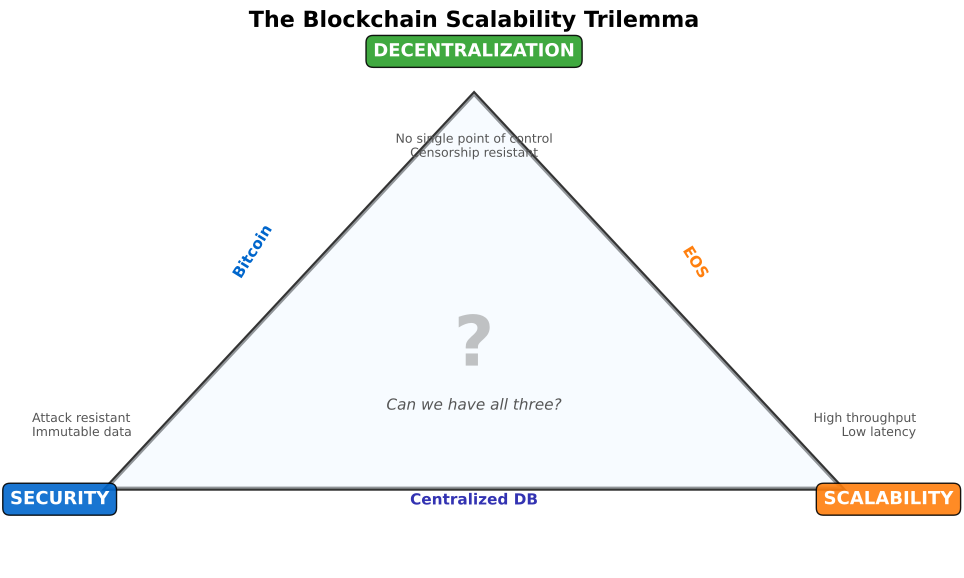

The Python source for this figure:
"""
Scalability Trilemma Triangle
Shows the three competing properties
"""

import matplotlib.pyplot as plt
import matplotlib.patches as mpatches
from matplotlib.patches import Polygon, FancyBboxPatch
import numpy as np
from pathlib import Path

CHART_METADATA = {
    'title': 'Trilemma Triangle',
    'url': 'https://github.com/Digital-AI-Finance/Blockchain_Crypto/tree/main/Module_A_Blockchain_Foundations/L11_Scalability_Trilemma/charts/01_trilemma_triangle'
}

plt.rcParams.update({
    'font.size': 14,
    'axes.labelsize': 14,
    'axes.titlesize': 16,
    'xtick.labelsize': 12,
    'ytick.labelsize': 12,
    'legend.fontsize': 12,
    'figure.figsize': (10, 6),
    'figure.dpi': 150
})

MLPURPLE = '#3333B2'
MLBLUE = '#0066CC'
MLORANGE = '#FF7F0E'
MLGREEN = '#2CA02C'
MLRED = '#D62728'

fig, ax = plt.subplots(figsize=(10, 6))

# Triangle vertices
top = (0.5, 0.9)
left = (0.1, 0.15)
right = (0.9, 0.15)

# Draw triangle
triangle = Polygon([top, left, right], closed=True, fill=False,
                   edgecolor='#333', linewidth=3)
ax.add_patch(triangle)

# Fill with gradient-like pattern
inner_triangle = Polygon([top, left, right], closed=True,
                        facecolor='#F0F8FF', edgecolor='none', alpha=0.5)
ax.add_patch(inner_triangle)

# Vertex labels with boxes
vertices = [
    (top[0], top[1] + 0.08, 'DECENTRALIZATION', MLGREEN,
     'No single point of control\nCensorship resistant'),
    (left[0] - 0.05, left[1] - 0.02, 'SECURITY', MLBLUE,
     'Attack resistant\nImmutable data'),
    (right[0] + 0.05, right[1] - 0.02, 'SCALABILITY', MLORANGE,
     'High throughput\nLow latency'),
]

for x, y, label, color, desc in vertices:
    props = dict(boxstyle='round,pad=0.4', facecolor=color, edgecolor='black', alpha=0.9)
    ax.text(x, y, label, ha='center', va='center', fontsize=13,
            fontweight='bold', color='white', bbox=props)

# Descriptions below/beside labels
ax.text(0.5, 0.78, 'No single point of control\nCensorship resistant',
        ha='center', fontsize=9, color='#555')
ax.text(0.02, 0.25, 'Attack resistant\nImmutable data',
        ha='left', fontsize=9, color='#555')
ax.text(0.98, 0.25, 'High throughput\nLow latency',
        ha='right', fontsize=9, color='#555')

# Edge labels
ax.text(0.26, 0.55, 'Bitcoin', ha='center', fontsize=11, fontweight='bold',
        rotation=58, color=MLBLUE)
ax.text(0.74, 0.55, 'EOS', ha='center', fontsize=11, fontweight='bold',
        rotation=-58, color=MLORANGE)
ax.text(0.50, 0.12, 'Centralized DB', ha='center', fontsize=11, fontweight='bold',
        color=MLPURPLE)

# Central question mark
ax.text(0.5, 0.42, '?', ha='center', va='center', fontsize=50,
        fontweight='bold', color='#888', alpha=0.5)
ax.text(0.5, 0.30, 'Can we have all three?', ha='center', fontsize=11,
        color='#555', style='italic')

ax.set_xlim(0, 1)
ax.set_ylim(0, 1)
ax.axis('off')

ax.set_title('The Blockchain Scalability Trilemma', fontweight='bold', fontsize=16, pad=10)
plt.tight_layout()

output_path = Path(__file__).parent / 'chart.pdf'
plt.savefig(output_path, bbox_inches='tight', dpi=300)
print(f"Chart saved to: {output_path.absolute()}")
plt.close()
